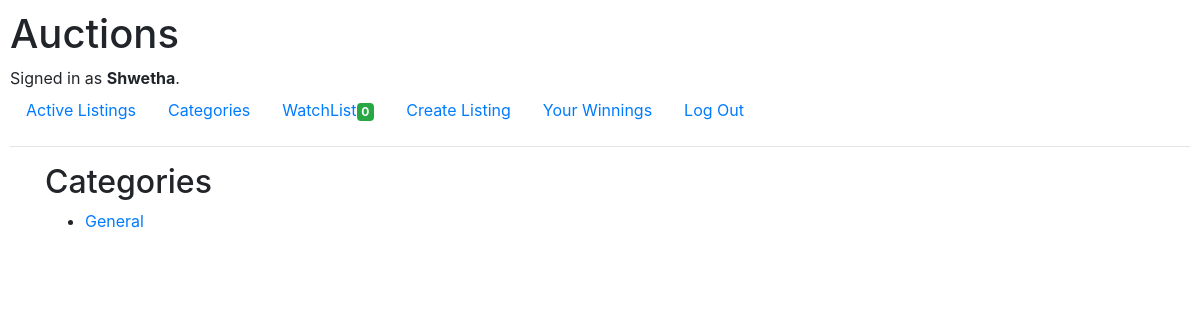
The page /categories (signed in) on the database as committed earlier.
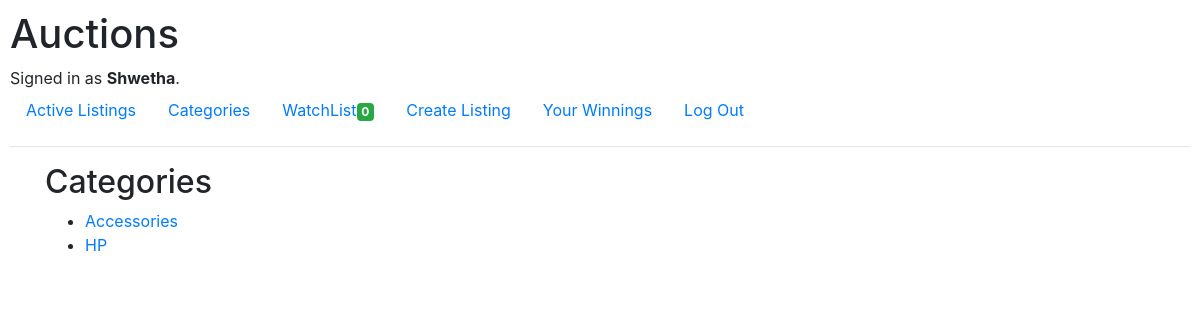
The same page on the database as committed later.
### auctions/models.py (models this page shows)
class User(AbstractUser):
    pass

class AuctionListings(models.Model):
    title = models.CharField(max_length=64)
    owner = models.CharField(max_length=64)
    desc = models.CharField(max_length=256)
    category = models.CharField(max_length=64)
    price = models.IntegerField()
    link = models.CharField(max_length=256,default=None,blank=True,null=True)
    time = models.CharField(max_length=64, default=timezone.now())
    class Meta:
        db_table="auctionlistings"

### auctions/views.py (the view)
# urls.py: path("categories", views.categories, name="categories"),
def categories(request):
    items= AuctionListings.objects.raw("SELECT * FROM auctionlistings GROUP BY category")
    try:
        w = Watchlist.objects.filter(user=request.user.username)
        wlcount=len(w)
    except:
        wlcount=None
    return render(request,"auctions/categoriespage.html",{
        "items": items,
        "wlcount": wlcount
    })

### auctions/templates/auctions/categoriespage.html
{% extends "auctions/layout.html" %}
{% block body %}
<div class="container">
    <h2>Categories</h2>
</div>
<div class="container">
    <ul>
        {% for i in items %}
        <li>
            <a href="{% url 'category' i.category %}">{{i.category}}</a>
        </li>
        {% endfor %}
    </ul>
</div>
{% endblock %}

### auctions/templates/auctions/layout.html (shortened to what this page needs)
{% load static %}
<!DOCTYPE html>
<html lang="en">
    <head>
        <link rel="stylesheet" href="https://stackpath.bootstrapcdn.com/bootstrap/4.4.1/css/bootstrap.min.css">
        <link href="{% static 'auctions/styles.css' %}" rel="stylesheet">
    </head>
    <body>
        <h1>Auctions</h1>
        <div>
            {% if user.is_authenticated %}
                Signed in as <strong>{{ user.username }}</strong>.
            {% else %}
                Not signed in.
            {% endif %}
        </div>
        <ul class="nav">
            <li class="nav-item">
                <a class="nav-link" href="{% url 'index' %}">Active Listings</a>
            </li>
            {% if user.is_authenticated %}
                <li class="nav-item">
                    <a class="nav-link" href="{% url 'categories' %}">Categories</a>
                </li>
                <li class="nav-item">
                    <a class="nav-link" href="{% url 'watchlistpage' user.username %}">WatchList<span class="badge badge-success">{{wlcount}}</span></a>
                </li>
                <li class="nav-item">
                    <a class="nav-link" href="{% url 'create' %}">Create Listing</a>
                </li>
                <li class="nav-item">
                    <a class="nav-link" href="{% url 'mywins' %}">Your Winnings</a>
                </li>
                <li class="nav-item">
                    <a class="nav-link" href="{% url 'logout' %}">Log Out</a>
                </li>
            {% endif %}
        </ul>
        <hr>
        {% block body %}
        {% endblock %}
    </body>
</html>

### auctions/static/auctions/styles.css (style rules this page uses)
body { padding: 10px; }

Rows that differ between the two databases and show on the page:
removed AuctionListings: category "General"
added AuctionListings: category "Accessories"
added AuctionListings: category "HP"
